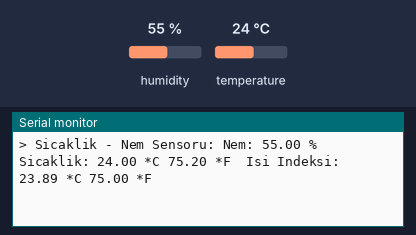
The sketch below on a simulated ESP8266 (NodeMCU). Parts: the last lines printed to the serial monitor. The inputs (shaded band) are chosen by the test bench; at power-on: humidity 55 %, temperature 24 °C.

Above: at 2.8 s.
2.9 s: humidity set to 22 %
At 4.8 s:
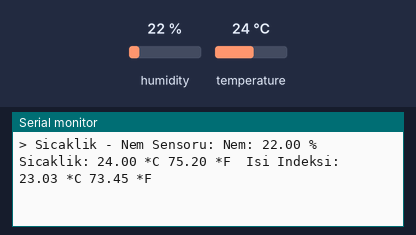
5.6 s: temperature set to 12 °C
At 6.9 s:
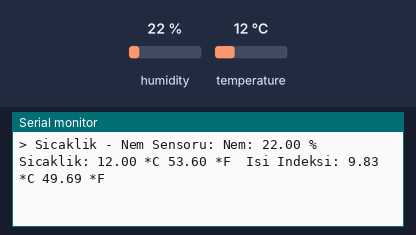
8.3 s: humidity set to 40 %
At 9.9 s:
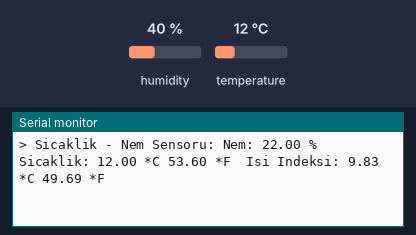
Timing chart, 0 to 11.4 s (numbered marks = the images above; inputs shaded):
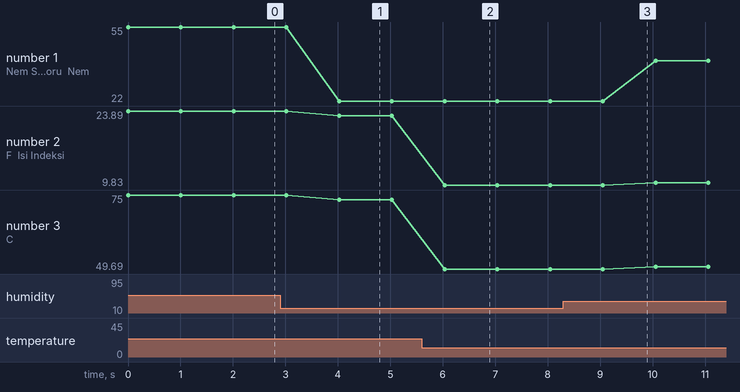

The sketch:

dht22.ino
```cpp
#include "DHT.h"

#define DHTPIN D5
#define DHTTYPE DHT22

DHT dht(DHTPIN, DHTTYPE);

void setup() {
  Serial.begin(115200);
  Serial.println("DHT22 test!");

  dht.begin();
}

void loop() {
  float h = dht.readHumidity(); // Nem
  float t = dht.readTemperature(); // Sıcaklık (Santigrad)
  float f = dht.readTemperature(true); // Sıcaklık (Fahrenhayt)

  if (isnan(h) || isnan(t) || isnan(f)) {
    Serial.println("Failed to read from DHT sensor!");
    Serial.println("");
  } else {
    float hif = dht.computeHeatIndex(f, h); // Isı Indeksi (Fahrenhayt)
    float hic = dht.computeHeatIndex(t, h, false); // Isı Indeksi (Santigrad)

    Serial.print("> Sicaklik - Nem Sensoru: ");
    Serial.print("Nem: ");
    Serial.print(h);
    Serial.print(" %\t");
    Serial.print("Sicaklik: ");
    Serial.print(t);
    Serial.print(" *C ");
    Serial.print(f);
    Serial.print(" *F\t");
    Serial.print("Isi Indeksi: ");
    Serial.print(hic);
    Serial.print(" *C ");
    Serial.print(hif);
    Serial.print(" *F");
    Serial.println("");
    Serial.println("");
  }

  delay(1000);
}
```

Measured:
- after the input at 2.9 s, the serial monitor: prints a new line after 1.1 s (image 1)
- after the input at 5.6 s, the serial monitor: prints a new line after 0.44 s (image 2)
- plotted number 1: 22 → 40 after the input at 8.3 s
- plotted number 2: 23.89 → 23.03 after the input at 2.9 s, 23.03 → 9.83 after the input at 5.6 s, 9.83 → 10.3 after the input at 8.3 s
- plotted number 3: 75 → 73.45 after the input at 2.9 s, 73.45 → 49.69 after the input at 5.6 s, 49.69 → 50.54 after the input at 8.3 s
